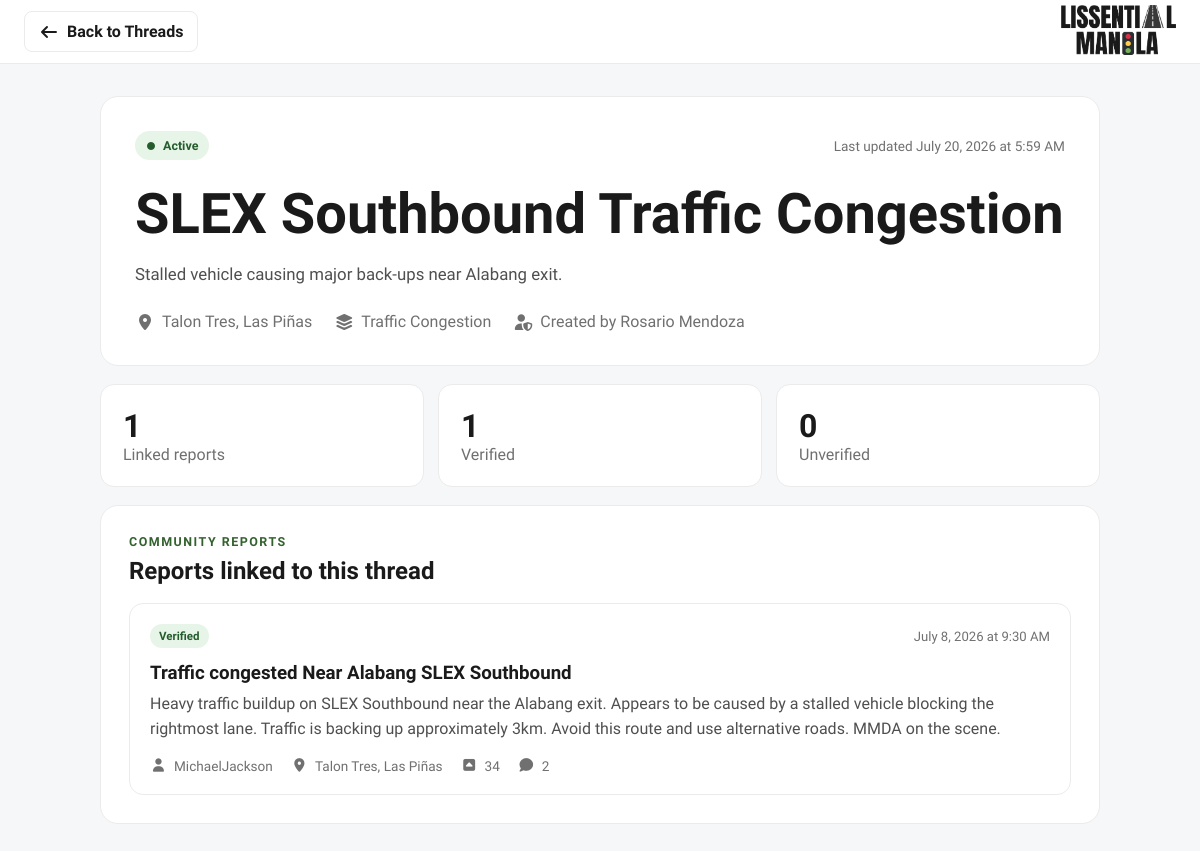
Page /pages/user/thread-details.php?id=2 on the committed database.
### tables this page shows
CREATE TABLE threads (
    thread_id INT AUTO_INCREMENT PRIMARY KEY,
    title VARCHAR(255) NOT NULL,
    location_id INT NOT NULL,
    category_id INT NOT NULL,
    
    created_by INT NOT NULL,  
    status ENUM('Active', 'Resolved', 'Archived') NOT NULL DEFAULT 'Active',
    
    description TEXT,  
    
     
    total_reports INT DEFAULT 0,
    verified_reports INT DEFAULT 0,
    unverified_reports INT DEFAULT 0,
    
    created_at TIMESTAMP DEFAULT CURRENT_TIMESTAMP,
    updated_at TIMESTAMP DEFAULT CURRENT_TIMESTAMP ON UPDATE CURRENT_TIMESTAMP,
    
    FOREIGN KEY (category_id) REFERENCES categories(category_id),
    FOREIGN KEY (location_id) REFERENCES locations(location_id),
    FOREIGN KEY (created_by) REFERENCES users(user_id) ON DELETE RESTRICT
);

CREATE TABLE categories (
    category_id INT AUTO_INCREMENT PRIMARY KEY,
    category_name VARCHAR(50) NOT NULL UNIQUE, 
    requires_description BOOLEAN DEFAULT FALSE,  
    is_active BOOLEAN DEFAULT TRUE,
    created_at TIMESTAMP DEFAULT CURRENT_TIMESTAMP
);

CREATE TABLE reports (
    report_id INT AUTO_INCREMENT PRIMARY KEY,
    user_id INT NOT NULL,  
    thread_id INT,  
    location_id INT NOT NULL,  
    category_id INT NOT NULL,

    title VARCHAR(255) NOT NULL,
    description TEXT NOT NULL,
    
     
    upvote_count INT DEFAULT 0,
    comment_count INT DEFAULT 0,
 
     
    status ENUM('Pending', 'Verified', 'Resolved', 'Rejected') NOT NULL DEFAULT 'Pending',
    verification_remarks TEXT,  
    verified_by INT,  
    verified_at TIMESTAMP NULL,
        
    is_deleted BOOLEAN DEFAULT FALSE,  
    
    created_at TIMESTAMP DEFAULT CURRENT_TIMESTAMP,
    updated_at TIMESTAMP DEFAULT CURRENT_TIMESTAMP ON UPDATE CURRENT_TIMESTAMP,
    
    FOREIGN KEY (user_id) REFERENCES users(user_id),
    FOREIGN KEY (thread_id) REFERENCES threads(thread_id),
    FOREIGN KEY (location_id) REFERENCES locations(location_id),
    FOREIGN KEY (category_id) REFERENCES categories(category_id),
    FOREIGN KEY (verified_by) REFERENCES users(user_id)
);

CREATE TABLE users (
    user_id INT AUTO_INCREMENT PRIMARY KEY,
    phone_number VARCHAR(20) NOT NULL UNIQUE,
    email VARCHAR(100),
    first_name VARCHAR(50) NOT NULL,
    last_name VARCHAR(50) NOT NULL,
    username VARCHAR(50) NOT NULL UNIQUE,
    password_hash VARCHAR(255) NOT NULL,
    
     
    role ENUM('Student', 'Official', 'Admin') NOT NULL DEFAULT 'Student',
    
     
    assigned_area VARCHAR(100),
    
     
    home_location_id INT NOT NULL,
    
     
    pending_phone_number VARCHAR(20),  
    is_phone_verified BOOLEAN DEFAULT TRUE,  
    phone_verification_code VARCHAR(10),
    phone_verification_expires_at TIMESTAMP NULL,
    
    is_deleted BOOLEAN DEFAULT FALSE,
    
    created_at TIMESTAMP DEFAULT CURRENT_TIMESTAMP,
    updated_at TIMESTAMP DEFAULT CURRENT_TIMESTAMP ON UPDATE CURRENT_TIMESTAMP,
    
    FOREIGN KEY (home_location_id) REFERENCES locations(location_id)
);

CREATE TABLE locations (
    location_id INT AUTO_INCREMENT PRIMARY KEY,
    city VARCHAR(50) NOT NULL,
    district VARCHAR(100) NOT NULL,
    landmark VARCHAR(100),  
    is_active BOOLEAN DEFAULT TRUE,
    created_at TIMESTAMP DEFAULT CURRENT_TIMESTAMP,
    
     
    UNIQUE KEY unique_location (city, district)
);

### includes/thread-query.php (called while the page is built, shortened)
<?php
function thread_escape(?string $value): string
{
    return htmlspecialchars((string) $value, ENT_QUOTES, 'UTF-8');
}
function thread_fetch_one(mysqli $db, int $threadId): ?array
{
    $sql = <<<'SQL'
        SELECT
            t.thread_id,
            t.title,
            t.description,
            t.status,
            t.total_reports,
            t.verified_reports,
            t.unverified_reports,
            t.created_at,
            t.updated_at,
            c.category_name,
            l.city,
            l.district,
            l.landmark,
            CONCAT(u.first_name, ' ', u.last_name) AS creator_name
        FROM threads t
        INNER JOIN categories c ON c.category_id = t.category_id
        INNER JOIN locations l ON l.location_id = t.location_id
        INNER JOIN users u ON u.user_id = t.created_by
        WHERE t.thread_id = ?
        LIMIT 1
    SQL;
    $stmt = $db->prepare($sql);
    $stmt->bind_param('i', $threadId);
    $stmt->execute();
    $row = $stmt->get_result()->fetch_assoc();
    return $row ?: null;
}
function thread_fetch_reports(mysqli $db, int $threadId): array
{
    $sql = <<<'SQL'
        SELECT
            r.report_id,
            r.title,
            r.description,
            r.status,
            r.upvote_count,
            r.comment_count,
            r.created_at,
            c.category_name,
            l.city,
            l.district,
            CONCAT(u.first_name, ' ', u.last_name) AS reporter_name,
            u.username
        FROM reports r
        INNER JOIN categories c ON c.category_id = r.category_id
        INNER JOIN locations l ON l.location_id = r.location_id
        INNER JOIN users u ON u.user_id = r.user_id
        WHERE r.thread_id = ?
          AND r.is_deleted = FALSE
        ORDER BY r.created_at DESC, r.report_id DESC
    SQL;
    $stmt = $db->prepare($sql);
    $stmt->bind_param('i', $threadId);
    $stmt->execute();
    return $stmt->get_result()->fetch_all(MYSQLI_ASSOC);
}
function thread_location_label(array $thread): string
{
    $parts = [];
    if (!empty($thread['district'])) {
        $parts[] = (string) $thread['district'];
    }
    if (!empty($thread['city'])) {
        $parts[] = (string) $thread['city'];
    }
    return implode(', ', $parts);
}
function thread_date_label(?string $date): string
{
    $timestamp = strtotime($date);
    return $timestamp === false ? $date : date('F j, Y \a\t g:i A', $timestamp);
}

### pages/user/thread-details.php (the view, shortened to what this page needs)
<?php
require_once __DIR__ . '/../../includes/thread-query.php';
$threadId = filter_input(INPUT_GET, 'id', FILTER_VALIDATE_INT);
$thread = null;
$reports = [];
$errorMessage = null;
if (!$threadId || $threadId < 1) {
    http_response_code(400);
    $errorMessage = 'A valid thread ID is required.';
} else {
    try {
        $db = thread_db();
        $thread = thread_fetch_one($db, $threadId);
        if ($thread === null) {
            http_response_code(404);
            $errorMessage = 'The requested thread does not exist.';
        } else {
            $reports = thread_fetch_reports($db, $threadId);
        }
    } catch (Throwable $error) {
        http_response_code(500);
        $errorMessage = $error->getMessage();
    }
}
?>
<!DOCTYPE html>
<html lang="en">
<head>
    <link rel="stylesheet" href="../../style/user/threads.css">
</head>
<body>
<header class="details-navbar">
    <a href="user-threads.php" class="details-navbar__back"><i class="fa-solid fa-arrow-left"></i> Back to Threads</a>
    <a href="user-home.php"><img src="../../assets/LOGO/logo_normal.png" alt="Lissential Manila logo"></a>
</header>
<main class="thread-details-page">
    <?php if ($errorMessage !== null): ?>
        <section class="thread-state thread-state--error">
            <i class="fa-solid fa-triangle-exclamation"></i>
            <h1>Thread unavailable</h1>
            <p><?= thread_escape($errorMessage) ?></p>
            <a href="user-threads.php">Return to all threads</a>
        </section>
    <?php else: ?>
        <section class="thread-details-hero">
            <div class="thread-details-hero__topline">
                <span class="thread-status thread-status--<?= strtolower(thread_escape((string) $thread['status'])) ?>"><i class="fa-solid fa-circle"></i><?= thread_escape($thread['status']) ?></span>
                <span>Last updated <?= thread_escape(thread_date_label($thread['updated_at'])) ?></span>
            </div>
            <h1><?= thread_escape($thread['title']) ?></h1>
            <p><?= thread_escape($thread['description'] ?: 'No official description has been added to this thread yet.') ?></p>
            <div class="thread-details-hero__meta">
                <span><i class="fa-solid fa-location-dot"></i><?= thread_escape(thread_location_label($thread)) ?></span>
                <span><i class="fa-solid fa-layer-group"></i><?= thread_escape($thread['category_name']) ?></span>
                <span><i class="fa-solid fa-user-shield"></i>Created by <?= thread_escape($thread['creator_name']) ?></span>
            </div>
        </section>
        <section class="thread-summary-grid">
            <article><strong><?= count($reports) ?></strong><span>Linked reports</span></article>
            <article><strong><?= (int) $thread['verified_reports'] ?></strong><span>Verified</span></article>
            <article><strong><?= (int) $thread['unverified_reports'] ?></strong><span>Unverified</span></article>
        </section>
        <section class="linked-reports">
            <div class="linked-reports__heading">
                <div><p class="threads-eyebrow">COMMUNITY REPORTS</p><h2>Reports linked to this thread</h2></div>
            </div>
            <?php if ($reports === []): ?>
                <div class="thread-state thread-state--compact"><i class="fa-regular fa-file-lines"></i><h3>No linked reports yet</h3><p>An official thread can exist before individual reports are linked to it.</p></div>
            <?php else: ?>
                <div class="report-list">
                    <?php foreach ($reports as $report): ?>
                        <article class="linked-report-card">
                            <div class="linked-report-card__topline">
                                <span class="report-status report-status--<?= strtolower(thread_escape((string) $report['status'])) ?>"><?= thread_escape($report['status']) ?></span>
                                <span><?= thread_escape(thread_date_label($report['created_at'])) ?></span>
                            </div>
                            <h3><?= thread_escape($report['title']) ?></h3>
                            <p><?= thread_escape($report['description']) ?></p>
                            <div class="linked-report-card__meta">
                                <span><i class="fa-solid fa-user"></i><?= thread_escape($report['username'] ?: $report['reporter_name']) ?></span>
                                <span><i class="fa-solid fa-location-dot"></i><?= thread_escape($report['district'] . ', ' . $report['city']) ?></span>
                                <span><i class="fa-solid fa-square-caret-up"></i><?= (int) $report['upvote_count'] ?></span>
                                <span><i class="fa-solid fa-comment"></i><?= (int) $report['comment_count'] ?></span>
                            </div>
                        </article>
                    <?php endforeach; ?>
                </div>
            <?php endif; ?>
        </section>
    <?php endif; ?>
</main>
</body>
</html>

### style/user/threads.css (style rules this page uses)
body { background: #f6f7f8; }
.threads-eyebrow { color:var(--colorGreen); font-size:.78rem; font-weight:700; letter-spacing:.12em; margin-bottom:8px; }
.thread-card__topline,.thread-card__footer,.thread-details-hero__topline,.linked-report-card__topline { display:flex; align-items:center; justify-content:space-between; gap:12px; }
.thread-status { display:inline-flex; align-items:center; gap:7px; width:max-content; border-radius:999px; padding:7px 11px; font-size:.78rem; font-weight:700; }
.thread-status i { font-size:.5rem; }
.thread-status--active { background:#e7f5e9; color:#255c2c; }
.thread-card__meta span,.thread-details-hero__meta span,.linked-report-card__meta span { display:inline-flex; align-items:center; gap:7px; }
.thread-card__button,.thread-state a,.details-navbar__back { display:inline-flex; align-items:center; gap:8px; text-decoration:none; border-radius:8px; padding:10px 14px; background:var(--color5); color:#fff; font-weight:600; }
.details-navbar { height:64px; display:flex; justify-content:space-between; align-items:center; padding:0 24px; background:#fff; border-bottom:1px solid var(--color3); }
.details-navbar img { height:50px; }
.details-navbar__back { background:transparent; color:var(--colorText); border:1px solid var(--color3); }
.thread-details-page { width:min(1000px, calc(100% - 32px)); margin:32px auto 64px; }
.thread-details-hero { padding:34px; background:#fff; border:1px solid var(--color3); border-radius:18px; }
.thread-details-hero__topline { color:var(--color4); font-size:.85rem; }
.thread-details-hero h1 { font-size:clamp(2rem,5vw,3.5rem); line-height:1.1; margin:24px 0 14px; }
.thread-details-hero > p { color:#4f4f4f; font-size:1.05rem; line-height:1.7; }
.thread-details-hero__meta { display:flex; flex-wrap:wrap; gap:12px 22px; margin-top:24px; color:var(--color4); }
.thread-summary-grid { display:grid; grid-template-columns:repeat(3,1fr); gap:14px; margin:18px 0; }
.thread-summary-grid article { padding:22px; background:#fff; border:1px solid var(--color3); border-radius:14px; }
.thread-summary-grid strong { display:block; font-size:2rem; }
.thread-summary-grid span { color:var(--color4); }
.linked-reports { padding:28px; background:#fff; border:1px solid var(--color3); border-radius:18px; }
.linked-reports__heading { margin-bottom:18px; }
.report-list { display:flex; flex-direction:column; gap:14px; }
.linked-report-card { padding:20px; border:1px solid var(--color3); border-radius:14px; }
.linked-report-card__topline { color:var(--color4); font-size:.82rem; }
.linked-report-card h3 { margin:14px 0 8px; }
.linked-report-card p { color:#4f4f4f; line-height:1.55; }
.linked-report-card__meta { display:flex; flex-wrap:wrap; gap:12px 18px; margin-top:16px; color:var(--color4); font-size:.85rem; }
.report-status { border-radius:999px; padding:5px 9px; font-size:.72rem; font-weight:700; background:#eee; color:#555; }
.report-status--verified,.report-status--resolved { background:#e7f5e9; color:#255c2c; }

### style/shared/global.css (style rules this page uses)
:root { --color1: #ffffff; --color2: #fbfbfb; --color3: #ebebeb; --color4: #707070; --color5: #222222; --colorText: #1a1a1a; --colorBlue: #5ca3ff; --colorRed: #cd474b; --colorYellow: #febc01; --colorGreen: #34622f; --colorComplement: #000000; --space-xsmall: clamp(0.25rem, 0.2rem + 0.3vw, 0.5rem); --space-small: clamp(0.5rem, 0.4rem + 0.5vw, 0.75rem); --space-medium: clamp(0.75rem, 0.6rem + 0.8vw, 1.5rem); --space-large: clamp(1.25rem, 1rem + 1vw, 2.5rem); --space-xlarge: clamp(2rem, 1.5rem + 2vw, 4rem); --font-xsmall: clamp(0.75rem, 0.72rem + 0.15vw, 0.875rem); --font-small: clamp(0.875rem, 0.83rem + 0.2vw, 1rem); --font-medium: clamp(1rem, 0.95rem + 0.3vw, 1.125rem); --font-large: clamp(1.25rem, 1.1rem + 0.6vw, 1.75rem); --font-xlarge: clamp(1.75rem, 1.4rem + 1vw, 2.5rem); --font-xxlarge: clamp(2.25rem, 1.8rem + 1.5vw, 3.5rem); }
* { margin: 0; padding: 0; box-sizing: border-box; font-family: "Google Sans", sans-serif; font-optical-sizing: auto; font-weight: 400; font-style: normal; }
body { background-color: var(--color1); color: var(--colorText); }
h1, h2, h3 { font-weight: 700; }
p, body { font-weight: 400; }
strong, .bold { font-weight: 600; }

### rows in the picture
threads: status "Active", updated_at "July 20, 2026 at 5:59 AM", title "SLEX Southbound Traffic Congestion", description "Stalled vehicle causing major back-ups near Alabang exit.", category.category_name "Traffic Congestion", verified_reports "1", unverified_reports "0"
reports: status "Verified", created_at "July 8, 2026 at 9:30 AM", title "Traffic congested Near Alabang SLEX Southbound", description "Heavy traffic buildup on SLEX Southbound near the Alabang exit. Appears to be caused by a stalled vehicle blocking the rightmost lane. Traffic is backing up approximately 3km. Avoid this route and use alternative roads. MMDA on the scene.", user.username "MichaelJackson", location.city "Talon Tres, Las Piñas", upvote_count "34", comment_count "2"

### other values in the picture
thread_escape(thread_location_label($thread)) "Talon Tres, Las Piñas"
thread_escape($thread['creator_name']) "Rosario Mendoza"
count($reports) "1"
